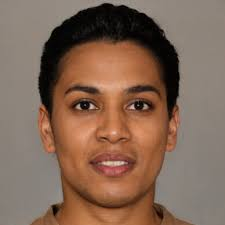
#> input picture Faces/Training/face1.jpg, 225 x 225 px
$ python Exercise4.py
#> lines starting #> are read from the running program, lines starting #| are printed output that depends on the picture
import numpy as np
import cv2
from matplotlib import pyplot as plt

"---Question 1---"
"""
Create and train the PCA model
"""
# create dataset
face_vector = []
counter = 1
for i in range(6):
    path = "Faces/Training/face" + str(counter) + ".jpg"
    face_image = cv2.cvtColor(cv2.imread(path), cv2.COLOR_RGB2GRAY)
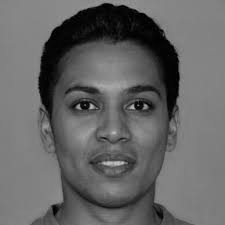
#> face_image: shape (225, 225); min 0, max 195, mean 101
    counter += 1
    face_image = face_image.reshape(50625)
    face_vector.append(face_image)
#> pass 2 of the loop `for i in range(6):`:
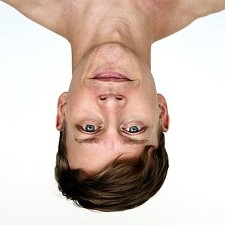
#> input picture Faces/Testing/face2.jpg, 225 x 225 px, found by its file name
#> `face_image = cv2.cvtColor(cv2.imread(path), cv2.COLOR_RGB2GRAY)`:
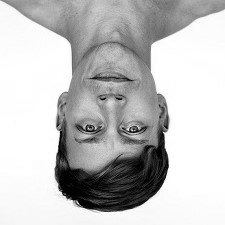
#> face_image: shape (225, 225); min 0, max 255, mean 193.6
#> (the run stopped early here; a loop or call above may not have finished)
